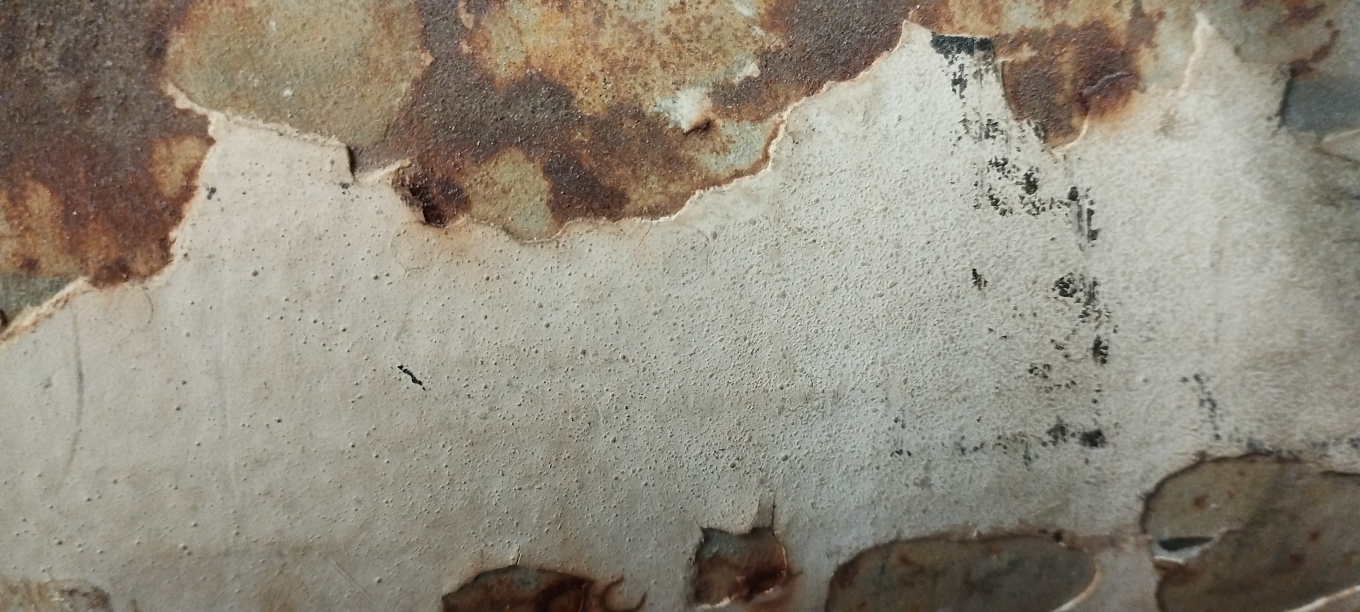
#> input picture PIPE_IMG.jpg, 4080 x 1836 px, found by its file name (shown at 1/3 size)
$ python gerador_imagens.py
#> lines starting #> are read from the running program, lines starting #| are printed output that depends on the picture
### funcoes.py
import numpy as np
import cv2
from scipy.fft import fft2, ifft2

# [31 lines left out: functions unwrap, power_iteration, phase_correlation, not called in this run]

def fft_shift_2d(imagem, dx, dy, janela=None):
    h, w = imagem.shape
    imagem_f = imagem.astype(np.float64)

    if janela is not None:
        imagem_f *= janela

    fx = np.fft.fftfreq(w)
    fy = np.fft.fftfreq(h)
    FX, FY = np.meshgrid(fx, fy)
    fase = np.exp(-2j * np.pi * (FX * dx + FY * dy))
    I_fft = fft2(imagem_f)
    I_deslocada = ifft2(I_fft * fase)
    return np.real(I_deslocada)


def add_gaussian_noise(img, sigma=10):
    noise = np.random.normal(0, sigma, img.shape)
    return img + noise


# [23 lines left out: functions add_salt_and_pepper, apply_lens_blur, not called in this run]


def apply_full_blur(img, blur_kernel=(7, 7)):
    return cv2.GaussianBlur(img, blur_kernel, 0)

### gerador_imagens.py
import numpy as np
import cv2
import pandas as pd
import matplotlib.pyplot as plt
import os
from funcoes import fft_shift_2d #add_gaussian_noise #Exemplo de como você vai precisar importar depois

print("Gerando Trajetória...")
img_bgr = cv2.imread(r"C:\Users\victo\Desktop\Faculdade\I.C\comparador_algoritmo\PIPE_IMG.jpg")
#> img_bgr is the input picture: shape (1836, 4080, 3); mean B, G, R 125.9, 139.8, 146.6
if img_bgr is None:
    print("Erro: 'PIPE_IMG.jpg' não encontrada.")
    exit()

base_img = cv2.cvtColor(img_bgr, cv2.COLOR_BGR2GRAY)
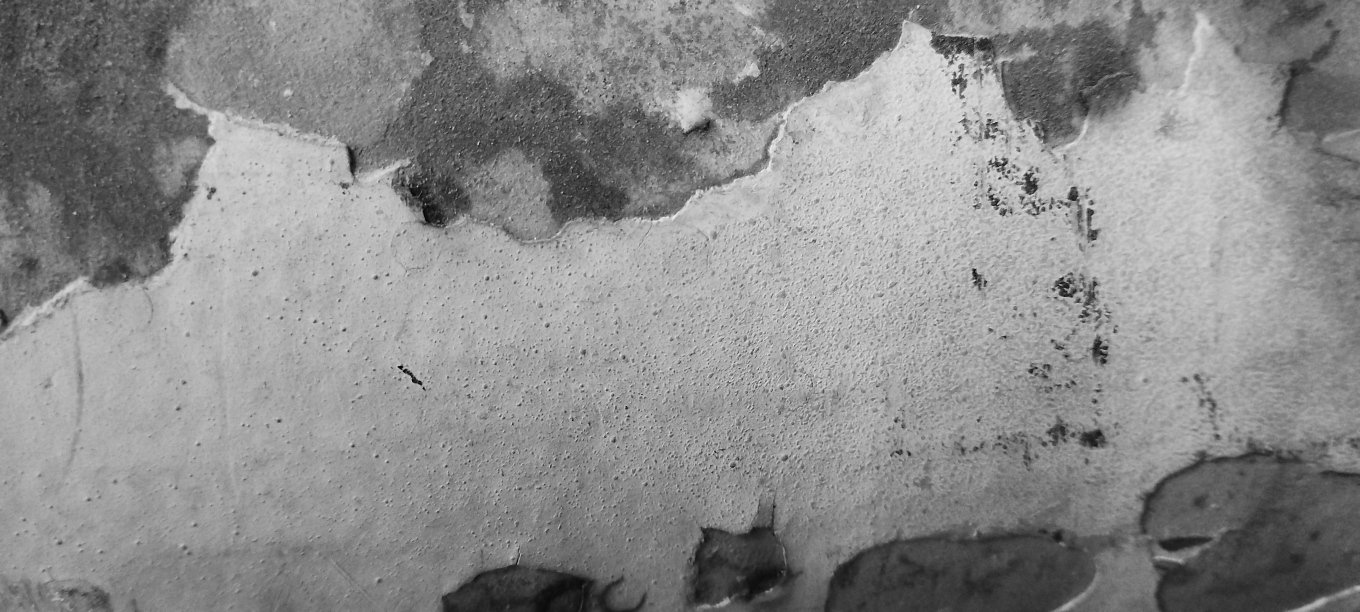
#> base_img: shape (1836, 4080) (shown at 1/3 size); min 1, max 254, mean 140.3

np.random.seed(42)
img_size = (480, 640)
downscale_factor = 1

trajectory_description = [
    {"shift_x": 0, "shift_y": 0, "N": 100, "shift_noise_x": 0, "shift_noise_y": 0},
    {"shift_x": 1000, "shift_y": 0, "N": 100, "shift_noise_x": 0, "shift_noise_y": 0},
    {"shift_x": 0, "shift_y": 0, "N": 100, "shift_noise_x": 0, "shift_noise_y": 0},
    {"shift_x": 0, "shift_y": 500, "N": 100, "shift_noise_x": 0, "shift_noise_y": 0},
    {"shift_x": 0, "shift_y": 0, "N": 100, "shift_noise_x": 0, "shift_noise_y": 0},
    {"shift_x": -1000, "shift_y": -500, "N": 100, "shift_noise_x": 0, "shift_noise_y": 0},
    {"shift_x": 0, "shift_y": 0, "N": 100, "shift_noise_x": 0, "shift_noise_y": 0}
]

x0, z0 = img_size[1] // 2 + 20, img_size[0] // 2 + 20

os.makedirs("frames", exist_ok=True)
os.makedirs("dados", exist_ok=True)

data = {
    "inspection": [],
    "filename": [],
    "order": [],
    "img": [],
    "delta_x": [],
    "delta_y": [],
}

x, z = [x0], [z0]
total_iter = np.sum([desc["N"] for desc in trajectory_description]) - len(trajectory_description)

curr_iter = 0
for description in trajectory_description:
    shift_x, shift_y = description["shift_x"], description["shift_y"]
    N = description["N"]
    delta_x, delta_y = shift_x / N, shift_y / N

    for i in range(1, N):
        rand_delta_x = np.random.normal(delta_x, description["shift_noise_x"])
        rand_delta_y = np.random.normal(delta_y, description["shift_noise_y"])

        x.append(rand_delta_x + x[-1])
        z.append(rand_delta_y + z[-1])

        int_x, int_z = np.round(x[-1]), np.round(z[-1])
        img_int = base_img[int(int_z - img_size[0] // 2): int(int_z + img_size[0] // 2),
        int(int_x - img_size[1] // 2): int(int_x + img_size[1] // 2)]
        float_x, float_z = x[-1] - int_x, z[-1] - int_z
#> (the run stopped early here; a loop or call above may not have finished)
